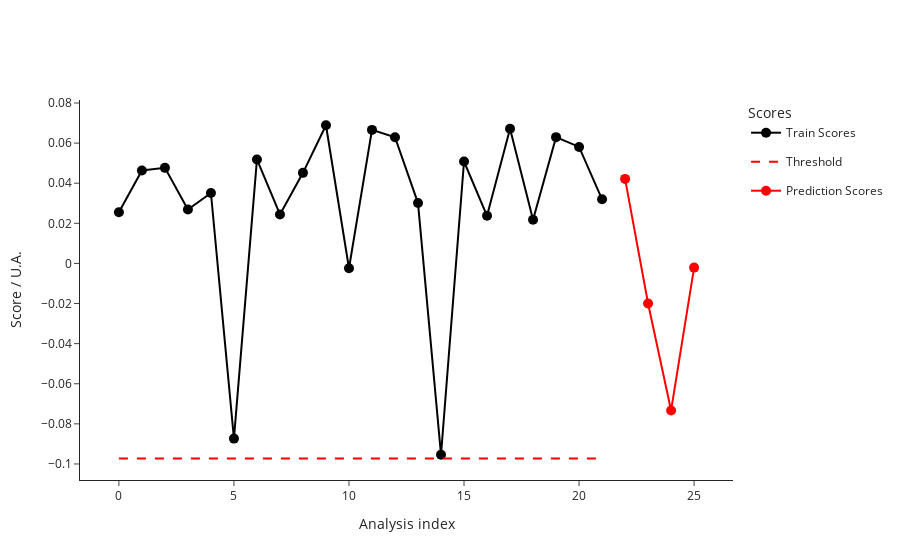

The notebook cell saved with this chart:
### Code cell
test_2_data = pd.read_csv("test_2_features.csv")
test_2_metadata = pd.read_csv("test_2_metadata.csv")
ana.predict(test_2_data, test_2_metadata)
outliers_test_2 = ana.test_prediction_outliers()
print(outliers_test_2)
ana.plot_scores()

### Figure 1 — Plotly figure (JSON) as saved in the notebook; plotly's stock layout.template omitted (floating-point values rounded to 4 significant figures)
{"data": [{"hovertemplate": ["<b>index: </b>17<br><b>name: </b>210812_Pac--005<br><b>path: </b>D:/ExtractedSignals\\210812_Pac 2021-08-12 10-30-07\\210812_Pac--005.D<br><b>batch: </b>210812_Pac 2021-08-12 10-30-07<br><b>batch_position: </b>5<br><b>idle_time: </b>279.0<br><b>sample: </b>NaCl 0,9%<br><b>method: </b>SAA_411_Pac.M<br><b>timestamp: </b>2021-08-12 10:50:23<br><b>detector: </b>G1315C<br><b>pump: </b>G7110B<br><b>start_time: </b>2021-08-12 10:50:57<br><b>end_time: </b>2021-08-12 10:54:57<br><b>runtime: </b>239.7000000000036", "<b>index: </b>18<br><b>name: </b>210812_Pac--006<br><b>path: </b>D:/ExtractedSignals\\210812_Pac 2021-08-12 10-30-07\\210812_Pac--006.D<br><b>batch: </b>210812_Pac 2021-08-12 10-30-07<br><b>batch_position: </b>6<br><b>idle_time: </b>279.0<br><b>sample: </b>Blank<br><b>method: </b>SAA_411_Pac.M<br><b>timestamp: </b>2021-08-12 10:55:02<br><b>detector: </b>G1315C<br><b>pump: </b>G7110B<br><b>start_time: </b>2021-08-12 10:55:36<br><b>end_time: </b>2021-08-12 10:59:36<br><b>runtime: </b>239.7000000000036", "<b>index: </b>19<br><b>name: </b>210812_Pac--007<br><b>path: </b>D:/ExtractedSignals\\210812_Pac 2021-08-12 10-30-07\\210812_Pac--007.D<br><b>batch: </b>210812_Pac 2021-08-12 10-30-07<br><b>batch_position: </b>7<br><b>idle_time: </b>279.0<br><b>sample: </b>0.025 mg/ml<br><b>method: </b>SAA_411_Pac.M<br><b>timestamp: </b>2021-08-12 10:59:41<br><b>detector: </b>G1315C<br><b>pump: </b>G7110B<br><b>start_time: </b>2021-08-12 11:00:15<br><b>end_time: </b>2021-08-12 11:04:15<br><b>runtime: </b>239.7000000000036", "<b>index: </b>20<br><b>name: </b>210812_Pac--008<br><b>path: </b>D:/ExtractedSignals\\210812_Pac 2021-08-12 10-30-07\\210812_Pac--008.D<br><b>batch: </b>210812_Pac 2021-08-12 10-30-07<br><b>batch_position: </b>8<br><b>idle_time: </b>279.0<br><b>sample: </b>Blank<br><b>method: </b>SAA_411_Pac.M<br><b>timestamp: </b>2021-08-12 11:04:20<br><b>detector: </b>G1315C<br><b>pump: </b>G7110B<br><b>start_time: </b>2021-08-12 11:04:54<br><b>end_time: </b>2021-08-12 11:08:54<br><b>runtime: </b>239.7000000000036", "<b>index: </b>21<br><b>name: </b>210812_Pac--009<br><b>path: </b>D:/ExtractedSignals\\210812_Pac 2021-08-12 10-30-07\\210812_Pac--009.D<br><b>batch: </b>210812_Pac 2021-08-12 10-30-07<br><b>batch_position: </b>9<br><b>idle_time: </b>279.0<br><b>sample: </b>210806/036 :10<br><b>method: </b>SAA_411_Pac.M<br><b>timestamp: </b>2021-08-12 11:08:59<br><b>detector: </b>G1315C<br><b>pump: </b>G7110B<br><b>start_time: </b>2021-08-12 11:09:32<br><b>end_time: </b>2021-08-12 11:13:32<br><b>runtime: </b>239.7000000000036", "<b>index: </b>22<br><b>name: </b>210812_Pac--010<br><b>path: </b>D:/ExtractedSignals\\210812_Pac 2021-08-12 10-30-07\\210812_Pac--010.D<br><b>batch: </b>210812_Pac 2021-08-12 10-30-07<br><b>batch_position: </b>10<br><b>idle_time: </b>278.0<br><b>sample: </b>210806/036 :10<br><b>method: </b>SAA_411_Pac.M<br><b>timestamp: </b>2021-08-12 11:13:37<br><b>detector: </b>G7110B<br><b>pump: </b>G7110B<br><b>start_time: </b>2021-08-12 11:14:11<br><b>end_time: </b>2021-08-12 11:18:11<br><b>runtime: </b>239.7000000000036", "<b>index: </b>23<br><b>name: </b>210812_Pac--011<br><b>path: </b>D:/ExtractedSignals\\210812_Pac 2021-08-12 10-30-07\\210812_Pac--011.D<br><b>batch: </b>210812_Pac 2021-08-12 10-30-07<br><b>batch_position: </b>11<br><b>idle_time: </b>279.0<br><b>sample: </b>210806/036 :10<br><b>method: </b>SAA_411_Pac.M<br><b>timestamp: </b>2021-08-12 11:18:16<br><b>detector: </b>G7110B<br><b>pump: </b>G7110B<br><b>start_time: </b>2021-08-12 11:18:50<br><b>end_time: </b>2021-08-12 11:22:50<br><b>runtime: </b>239.7000000000036", "<b>index: </b>24<br><b>name: </b>210812_Pac--012<br><b>path: </b>D:/ExtractedSignals\\210812_Pac 2021-08-12 10-30-07\\210812_Pac--012.D<br><b>batch: </b>210812_Pac 2021-08-12 10-30-07<br><b>batch_position: </b>12<br><b>idle_time: </b>279.0<br><b>sample: </b>Blank<br><b>method: </b>SAA_411_Pac.M<br><b>timestamp: </b>2021-08-12 11:22:55<br><b>detector: </b>G1315C<br><b>pump: </b>G7110B<br><b>start_time: </b>2021-08-12 11:23:29<br><b>end_time: </b>2021-08-12 11:27:29<br><b>runtime: </b>239.7000000000036", "<b>index: </b>25<br><b>name: </b>210812_Pac--013<br><b>path: </b>D:/ExtractedSignals\\210812_Pac 2021-08-12 10-30-07\\210812_Pac--013.D<br><b>batch: </b>210812_Pac 2021-08-12 10-30-07<br><b>batch_position: </b>13<br><b>idle_time: </b>279.0<br><b>sample: </b>0.025 mg/ml<br><b>method: </b>SAA_411_Pac.M<br><b>timestamp: </b>2021-08-12 11:27:34<br><b>detector: </b>G1315C<br><b>pump: </b>G7110B<br><b>start_time: </b>2021-08-12 11:28:08<br><b>end_time: </b>2021-08-12 11:32:08<br><b>runtime: </b>239.7000000000036", "<b>index: </b>26<br><b>name: </b>210812_Pac--014<br><b>path: </b>D:/ExtractedSignals\\210812_Pac 2021-08-12 10-30-07\\210812_Pac--014.D<br><b>batch: </b>210812_Pac 2021-08-12 10-30-07<br><b>batch_position: </b>14<br><b>idle_time: </b>279.0<br><b>sample: </b>Blank<br><b>method: </b>SAA_411_Pac.M<br><b>timestamp: </b>2021-08-12 11:32:13<br><b>detector: </b>G7110B<br><b>pump: </b>G7110B<br><b>start_time: </b>2021-08-12 11:32:46<br><b>end_time: </b>2021-08-12 11:36:47<br><b>runtime: </b>239.7000000000036", "<b>index: </b>85<br><b>name: </b>210813_Pac--003<br><b>path: </b>D:/ExtractedSignals\\210813_Pac 2021-08-13 10-37-27\\210813_Pac--003.D<br><b>batch: </b>210813_Pac 2021-08-13 10-37-27<br><b>batch_position: </b>3<br><b>idle_time: </b>278.0<br><b>sample: </b>Blank<br><b>method: </b>SAA_411_Pac.M<br><b>timestamp: </b>2021-08-13 10:48:34<br><b>detector: </b>G1315C<br><b>pump: </b>G7116B<br><b>start_time: </b>2021-08-13 10:49:08<br><b>end_time: </b>2021-08-13 10:53:08<br><b>runtime: </b>239.7000000000036", "<b>index: </b>86<br><b>name: </b>210813_Pac--004<br><b>path: </b>D:/ExtractedSignals\\210813_Pac 2021-08-13 10-37-27\\210813_Pac--004.D<br><b>batch: </b>210813_Pac 2021-08-13 10-37-27<br><b>batch_position: </b>4<br><b>idle_time: </b>279.0<br><b>sample: </b>Blank<br><b>method: </b>SAA_411_Pac.M<br><b>timestamp: </b>2021-08-13 10:53:13<br><b>detector: </b>G1315C<br><b>pump: </b>G7110B<br><b>start_time: </b>2021-08-13 10:53:47<br><b>end_time: </b>2021-08-13 10:57:47<br><b>runtime: </b>239.7000000000036", "<b>index: </b>87<br><b>name: </b>210813_Pac--005<br><b>path: </b>D:/ExtractedSignals\\210813_Pac 2021-08-13 10-37-27\\210813_Pac--005.D<br><b>batch: </b>210813_Pac 2021-08-13 10-37-27<br><b>batch_position: </b>5<br><b>idle_time: </b>279.0<br><b>sample: </b>NaCl 0,9%<br><b>method: </b>SAA_411_Pac.M<br><b>timestamp: </b>2021-08-13 10:57:52<br><b>detector: </b>G7110B<br><b>pump: </b>G7110B<br><b>start_time: </b>2021-08-13 10:58:26<br><b>end_time: </b>2021-08-13 11:02:27<br><b>runtime: </b>239.7000000000036", "<b>index: </b>88<br><b>name: </b>210813_Pac--006<br><b>path: </b>D:/ExtractedSignals\\210813_Pac 2021-08-13 10-37-27\\210813_Pac--006.D<br><b>batch: </b>210813_Pac 2021-08-13 10-37-27<br><b>batch_position: </b>6<br><b>idle_time: </b>279.0<br><b>sample: </b>Blank<br><b>method: </b>SAA_411_Pac.M<br><b>timestamp: </b>2021-08-13 11:02:31<br><b>detector: </b>G1315C<br><b>pump: </b>G7110B<br><b>start_time: </b>2021-08-13 11:03:05<br><b>end_time: </b>2021-08-13 11:07:06<br><b>runtime: </b>239.7000000000036", "<b>index: </b>89<br><b>name: </b>210813_Pac--007<br><b>path: </b>D:/ExtractedSignals\\210813_Pac 2021-08-13 10-37-27\\210813_Pac--007.D<br><b>batch: </b>210813_Pac 2021-08-13 10-37-27<br><b>batch_position: </b>7<br><b>idle_time: </b>279.0<br><b>sample: </b>0.025 mg/ml<br><b>method: </b>SAA_411_Pac.M<br><b>timestamp: </b>2021-08-13 11:07:10<br><b>detector: </b>G1315C<br><b>pump: </b>G7116B<br><b>start_time: </b>2021-08-13 11:07:44<br><b>end_time: </b>2021-08-13 11:11:45<br><b>runtime: </b>239.7000000000036", "<b>index: </b>90<br><b>name: </b>210813_Pac--008<br><b>path: </b>D:/ExtractedSignals\\210813_Pac 2021-08-13 10-37-27\\210813_Pac--008.D<br><b>batch: </b>210813_Pac 2021-08-13 10-37-27<br><b>batch_position: </b>8<br><b>idle_time: </b>279.0<br><b>sample: </b>Blank<br><b>method: </b>SAA_411_Pac.M<br><b>timestamp: </b>2021-08-13 11:11:49<br><b>detector: </b>G1315C<br><b>pump: </b>G7110B<br><b>start_time: </b>2021-08-13 11:12:23<br><b>end_time: </b>2021-08-13 11:16:23<br><b>runtime: </b>239.7000000000036", "<b>index: </b>91<br><b>name: </b>210813_Pac--009<br><b>path: </b>D:/ExtractedSignals\\210813_Pac 2021-08-13 10-37-27\\210813_Pac--009.D<br><b>batch: </b>210813_Pac 2021-08-13 10-37-27<br><b>batch_position: </b>9<br><b>idle_time: </b>279.0<br><b>sample: </b>210812/004 :20<br><b>method: </b>SAA_411_Pac.M<br><b>timestamp: </b>2021-08-13 11:16:28<br><b>detector: </b>G1315C<br><b>pump: </b>G7110B<br><b>start_time: </b>2021-08-13 11:17:02<br><b>end_time: </b>2021-08-13 11:21:03<br><b>runtime: </b>239.7000000000036", "<b>index: </b>92<br><b>name: </b>210813_Pac--010<br><b>path: </b>D:/ExtractedSignals\\210813_Pac 2021-08-13 10-37-27\\210813_Pac--010.D<br><b>batch: </b>210813_Pac 2021-08-13 10-37-27<br><b>batch_position: </b>10<br><b>idle_time: </b>280.0<br><b>sample: </b>210812/004 :20<br><b>method: </b>SAA_411_Pac.M<br><b>timestamp: </b>2021-08-13 11:21:08<br><b>detector: </b>G1315C<br><b>pump: </b>G7110B<br><b>start_time: </b>2021-08-13 11:21:41<br><b>end_time: </b>2021-08-13 11:25:42<br><b>runtime: </b>239.7000000000036", "<b>index: </b>93<br><b>name: </b>210813_Pac--011<br><b>path: </b>D:/ExtractedSignals\\210813_Pac 2021-08-13 10-37-27\\210813_Pac--011.D<br><b>batch: </b>210813_Pac 2021-08-13 10-37-27<br><b>batch_position: </b>11<br><b>idle_time: </b>278.0<br><b>sample: </b>210812/004 :20<br><b>method: </b>SAA_411_Pac.M<br><b>timestamp: </b>2021-08-13 11:25:46<br><b>detector: </b>G1315C<br><b>pump: </b>G7110B<br><b>start_time: </b>2021-08-13 11:26:21<br><b>end_time: </b>2021-08-13 11:30:21<br><b>runtime: </b>239.7000000000036", "<b>index: </b>94<br><b>name: </b>210813_Pac--012<br><b>path: </b>D:/ExtractedSignals\\210813_Pac 2021-08-13 10-37-27\\210813_Pac--012.D<br><b>batch: </b>210813_Pac 2021-08-13 10-37-27<br><b>batch_position: </b>12<br><b>idle_time: </b>280.0<br><b>sample: </b>Blank<br><b>method: </b>SAA_411_Pac.M<br><b>timestamp: </b>2021-08-13 11:30:26<br><b>detector: </b>G1315C<br><b>pump: </b>G7110B<br><b>start_time: </b>2021-08-13 11:30:59<br><b>end_time: </b>2021-08-13 11:34:59<br><b>runtime: </b>239.7000000000036", "<b>index: </b>95<br><b>name: </b>210813_Pac--013<br><b>path: </b>D:/ExtractedSignals\\210813_Pac 2021-08-13 10-37-27\\210813_Pac--013.D<br><b>batch: </b>210813_Pac 2021-08-13 10-37-27<br><b>batch_position: </b>13<br><b>idle_time: </b>278.0<br><b>sample: </b>0.025 mg/ml<br><b>method: </b>SAA_411_Pac.M<br><b>timestamp: </b>2021-08-13 11:35:04<br><b>detector: </b>G1315C<br><b>pump: </b>G7110B<br><b>start_time: </b>2021-08-13 11:35:38<br><b>end_time: </b>2021-08-13 11:39:38<br><b>runtime: </b>239.7000000000036", "<b>index: </b>96<br><b>name: </b>210813_Pac--014<br><b>path: </b>D:/ExtractedSignals\\210813_Pac 2021-08-13 10-37-27\\210813_Pac--014.D<br><b>batch: </b>210813_Pac 2021-08-13 10-37-27<br><b>batch_position: </b>14<br><b>idle_time: </b>279.0<br><b>sample: </b>Blank<br><b>method: </b>SAA_411_Pac.M<br><b>timestamp: </b>2021-08-13 11:39:43<br><b>detector: </b>G1315C<br><b>pump: </b>G7110B<br><b>start_time: </b>2021-08-13 11:40:16<br><b>end_time: </b>2021-08-13 11:44:17<br><b>runtime: </b>239.7000000000036"], "legendgroup": "Train", "line": {"color": "black"}, "marker": {"color": "black", "size": 10}, "mode": "lines+markers", "name": "Train Scores", "text": ["<b>index: </b>17<br><b>name: </b>210812_Pac--005<br><b>path: </b>D:/ExtractedSignals\\210812_Pac 2021-08-12 10-30-07\\210812_Pac--005.D<br><b>batch: </b>210812_Pac 2021-08-12 10-30-07<br><b>batch_position: </b>5<br><b>idle_time: </b>279.0<br><b>sample: </b>NaCl 0,9%<br><b>method: </b>SAA_411_Pac.M<br><b>timestamp: </b>2021-08-12 10:50:23<br><b>detector: </b>G1315C<br><b>pump: </b>G7110B<br><b>start_time: </b>2021-08-12 10:50:57<br><b>end_time: </b>2021-08-12 10:54:57<br><b>runtime: </b>239.7000000000036", "<b>index: </b>18<br><b>name: </b>210812_Pac--006<br><b>path: </b>D:/ExtractedSignals\\210812_Pac 2021-08-12 10-30-07\\210812_Pac--006.D<br><b>batch: </b>210812_Pac 2021-08-12 10-30-07<br><b>batch_position: </b>6<br><b>idle_time: </b>279.0<br><b>sample: </b>Blank<br><b>method: </b>SAA_411_Pac.M<br><b>timestamp: </b>2021-08-12 10:55:02<br><b>detector: </b>G1315C<br><b>pump: </b>G7110B<br><b>start_time: </b>2021-08-12 10:55:36<br><b>end_time: </b>2021-08-12 10:59:36<br><b>runtime: </b>239.7000000000036", "<b>index: </b>19<br><b>name: </b>210812_Pac--007<br><b>path: </b>D:/ExtractedSignals\\210812_Pac 2021-08-12 10-30-07\\210812_Pac--007.D<br><b>batch: </b>210812_Pac 2021-08-12 10-30-07<br><b>batch_position: </b>7<br><b>idle_time: </b>279.0<br><b>sample: </b>0.025 mg/ml<br><b>method: </b>SAA_411_Pac.M<br><b>timestamp: </b>2021-08-12 10:59:41<br><b>detector: </b>G1315C<br><b>pump: </b>G7110B<br><b>start_time: </b>2021-08-12 11:00:15<br><b>end_time: </b>2021-08-12 11:04:15<br><b>runtime: </b>239.7000000000036", "<b>index: </b>20<br><b>name: </b>210812_Pac--008<br><b>path: </b>D:/ExtractedSignals\\210812_Pac 2021-08-12 10-30-07\\210812_Pac--008.D<br><b>batch: </b>210812_Pac 2021-08-12 10-30-07<br><b>batch_position: </b>8<br><b>idle_time: </b>279.0<br><b>sample: </b>Blank<br><b>method: </b>SAA_411_Pac.M<br><b>timestamp: </b>2021-08-12 11:04:20<br><b>detector: </b>G1315C<br><b>pump: </b>G7110B<br><b>start_time: </b>2021-08-12 11:04:54<br><b>end_time: </b>2021-08-12 11:08:54<br><b>runtime: </b>239.7000000000036", "<b>index: </b>21<br><b>name: </b>210812_Pac--009<br><b>path: </b>D:/ExtractedSignals\\210812_Pac 2021-08-12 10-30-07\\210812_Pac--009.D<br><b>batch: </b>210812_Pac 2021-08-12 10-30-07<br><b>batch_position: </b>9<br><b>idle_time: </b>279.0<br><b>sample: </b>210806/036 :10<br><b>method: </b>SAA_411_Pac.M<br><b>timestamp: </b>2021-08-12 11:08:59<br><b>detector: </b>G1315C<br><b>pump: </b>G7110B<br><b>start_time: </b>2021-08-12 11:09:32<br><b>end_time: </b>2021-08-12 11:13:32<br><b>runtime: </b>239.7000000000036", "<b>index: </b>22<br><b>name: </b>210812_Pac--010<br><b>path: </b>D:/ExtractedSignals\\210812_Pac 2021-08-12 10-30-07\\210812_Pac--010.D<br><b>batch: </b>210812_Pac 2021-08-12 10-30-07<br><b>batch_position: </b>10<br><b>idle_time: </b>278.0<br><b>sample: </b>210806/036 :10<br><b>method: </b>SAA_411_Pac.M<br><b>timestamp: </b>2021-08-12 11:13:37<br><b>detector: </b>G7110B<br><b>pump: </b>G7110B<br><b>start_time: </b>2021-08-12 11:14:11<br><b>end_time: </b>2021-08-12 11:18:11<br><b>runtime: </b>239.7000000000036", "<b>index: </b>23<br><b>name: </b>210812_Pac--011<br><b>path: </b>D:/ExtractedSignals\\210812_Pac 2021-08-12 10-30-07\\210812_Pac--011.D<br><b>batch: </b>210812_Pac 2021-08-12 10-30-07<br><b>batch_position: </b>11<br><b>idle_time: </b>279.0<br><b>sample: </b>210806/036 :10<br><b>method: </b>SAA_411_Pac.M<br><b>timestamp: </b>2021-08-12 11:18:16<br><b>detector: </b>G7110B<br><b>pump: </b>G7110B<br><b>start_time: </b>2021-08-12 11:18:50<br><b>end_time: </b>2021-08-12 11:22:50<br><b>runtime: </b>239.7000000000036", "<b>index: </b>24<br><b>name: </b>210812_Pac--012<br><b>path: </b>D:/ExtractedSignals\\210812_Pac 2021-08-12 10-30-07\\210812_Pac--012.D<br><b>batch: </b>210812_Pac 2021-08-12 10-30-07<br><b>batch_position: </b>12<br><b>idle_time: </b>279.0<br><b>sample: </b>Blank<br><b>method: </b>SAA_411_Pac.M<br><b>timestamp: </b>2021-08-12 11:22:55<br><b>detector: </b>G1315C<br><b>pump: </b>G7110B<br><b>start_time: </b>2021-08-12 11:23:29<br><b>end_time: </b>2021-08-12 11:27:29<br><b>runtime: </b>239.7000000000036", "<b>index: </b>25<br><b>name: </b>210812_Pac--013<br><b>path: </b>D:/ExtractedSignals\\210812_Pac 2021-08-12 10-30-07\\210812_Pac--013.D<br><b>batch: </b>210812_Pac 2021-08-12 10-30-07<br><b>batch_position: </b>13<br><b>idle_time: </b>279.0<br><b>sample: </b>0.025 mg/ml<br><b>method: </b>SAA_411_Pac.M<br><b>timestamp: </b>2021-08-12 11:27:34<br><b>detector: </b>G1315C<br><b>pump: </b>G7110B<br><b>start_time: </b>2021-08-12 11:28:08<br><b>end_time: </b>2021-08-12 11:32:08<br><b>runtime: </b>239.7000000000036", "<b>index: </b>26<br><b>name: </b>210812_Pac--014<br><b>path: </b>D:/ExtractedSignals\\210812_Pac 2021-08-12 10-30-07\\210812_Pac--014.D<br><b>batch: </b>210812_Pac 2021-08-12 10-30-07<br><b>batch_position: </b>14<br><b>idle_time: </b>279.0<br><b>sample: </b>Blank<br><b>method: </b>SAA_411_Pac.M<br><b>timestamp: </b>2021-08-12 11:32:13<br><b>detector: </b>G7110B<br><b>pump: </b>G7110B<br><b>start_time: </b>2021-08-12 11:32:46<br><b>end_time: </b>2021-08-12 11:36:47<br><b>runtime: </b>239.7000000000036", "<b>index: </b>85<br><b>name: </b>210813_Pac--003<br><b>path: </b>D:/ExtractedSignals\\210813_Pac 2021-08-13 10-37-27\\210813_Pac--003.D<br><b>batch: </b>210813_Pac 2021-08-13 10-37-27<br><b>batch_position: </b>3<br><b>idle_time: </b>278.0<br><b>sample: </b>Blank<br><b>method: </b>SAA_411_Pac.M<br><b>timestamp: </b>2021-08-13 10:48:34<br><b>detector: </b>G1315C<br><b>pump: </b>G7116B<br><b>start_time: </b>2021-08-13 10:49:08<br><b>end_time: </b>2021-08-13 10:53:08<br><b>runtime: </b>239.7000000000036", "<b>index: </b>86<br><b>name: </b>210813_Pac--004<br><b>path: </b>D:/ExtractedSignals\\210813_Pac 2021-08-13 10-37-27\\210813_Pac--004.D<br><b>batch: </b>210813_Pac 2021-08-13 10-37-27<br><b>batch_position: </b>4<br><b>idle_time: </b>279.0<br><b>sample: </b>Blank<br><b>method: </b>SAA_411_Pac.M<br><b>timestamp: </b>2021-08-13 10:53:13<br><b>detector: </b>G1315C<br><b>pump: </b>G7110B<br><b>start_time: </b>2021-08-13 10:53:47<br><b>end_time: </b>2021-08-13 10:57:47<br><b>runtime: </b>239.7000000000036", "<b>index: </b>87<br><b>name: </b>210813_Pac--005<br><b>path: </b>D:/ExtractedSignals\\210813_Pac 2021-08-13 10-37-27\\210813_Pac--005.D<br><b>batch: </b>210813_Pac 2021-08-13 10-37-27<br><b>batch_position: </b>5<br><b>idle_time: </b>279.0<br><b>sample: </b>NaCl 0,9%<br><b>method: </b>SAA_411_Pac.M<br><b>timestamp: </b>2021-08-13 10:57:52<br><b>detector: </b>G7110B<br><b>pump: </b>G7110B<br><b>start_time: </b>2021-08-13 10:58:26<br><b>end_time: </b>2021-08-13 11:02:27<br><b>runtime: </b>239.7000000000036", "<b>index: </b>88<br><b>name: </b>210813_Pac--006<br><b>path: </b>D:/ExtractedSignals\\210813_Pac 2021-08-13 10-37-27\\210813_Pac--006.D<br><b>batch: </b>210813_Pac 2021-08-13 10-37-27<br><b>batch_position: </b>6<br><b>idle_time: </b>279.0<br><b>sample: </b>Blank<br><b>method: </b>SAA_411_Pac.M<br><b>timestamp: </b>2021-08-13 11:02:31<br><b>detector: </b>G1315C<br><b>pump: </b>G7110B<br><b>start_time: </b>2021-08-13 11:03:05<br><b>end_time: </b>2021-08-13 11:07:06<br><b>runtime: </b>239.7000000000036", "<b>index: </b>89<br><b>name: </b>210813_Pac--007<br><b>path: </b>D:/ExtractedSignals\\210813_Pac 2021-08-13 10-37-27\\210813_Pac--007.D<br><b>batch: </b>210813_Pac 2021-08-13 10-37-27<br><b>batch_position: </b>7<br><b>idle_time: </b>279.0<br><b>sample: </b>0.025 mg/ml<br><b>method: </b>SAA_411_Pac.M<br><b>timestamp: </b>2021-08-13 11:07:10<br><b>detector: </b>G1315C<br><b>pump: </b>G7116B<br><b>start_time: </b>2021-08-13 11:07:44<br><b>end_time: </b>2021-08-13 11:11:45<br><b>runtime: </b>239.7000000000036", "<b>index: </b>90<br><b>name: </b>210813_Pac--008<br><b>path: </b>D:/ExtractedSignals\\210813_Pac 2021-08-13 10-37-27\\210813_Pac--008.D<br><b>batch: </b>210813_Pac 2021-08-13 10-37-27<br><b>batch_position: </b>8<br><b>idle_time: </b>279.0<br><b>sample: </b>Blank<br><b>method: </b>SAA_411_Pac.M<br><b>timestamp: </b>2021-08-13 11:11:49<br><b>detector: </b>G1315C<br><b>pump: </b>G7110B<br><b>start_time: </b>2021-08-13 11:12:23<br><b>end_time: </b>2021-08-13 11:16:23<br><b>runtime: </b>239.7000000000036", "<b>index: </b>91<br><b>name: </b>210813_Pac--009<br><b>path: </b>D:/ExtractedSignals\\210813_Pac 2021-08-13 10-37-27\\210813_Pac--009.D<br><b>batch: </b>210813_Pac 2021-08-13 10-37-27<br><b>batch_position: </b>9<br><b>idle_time: </b>279.0<br><b>sample: </b>210812/004 :20<br><b>method: </b>SAA_411_Pac.M<br><b>timestamp: </b>2021-08-13 11:16:28<br><b>detector: </b>G1315C<br><b>pump: </b>G7110B<br><b>start_time: </b>2021-08-13 11:17:02<br><b>end_time: </b>2021-08-13 11:21:03<br><b>runtime: </b>239.7000000000036", "<b>index: </b>92<br><b>name: </b>210813_Pac--010<br><b>path: </b>D:/ExtractedSignals\\210813_Pac 2021-08-13 10-37-27\\210813_Pac--010.D<br><b>batch: </b>210813_Pac 2021-08-13 10-37-27<br><b>batch_position: </b>10<br><b>idle_time: </b>280.0<br><b>sample: </b>210812/004 :20<br><b>method: </b>SAA_411_Pac.M<br><b>timestamp: </b>2021-08-13 11:21:08<br><b>detector: </b>G1315C<br><b>pump: </b>G7110B<br><b>start_time: </b>2021-08-13 11:21:41<br><b>end_time: </b>2021-08-13 11:25:42<br><b>runtime: </b>239.7000000000036", "<b>index: </b>93<br><b>name: </b>210813_Pac--011<br><b>path: </b>D:/ExtractedSignals\\210813_Pac 2021-08-13 10-37-27\\210813_Pac--011.D<br><b>batch: </b>210813_Pac 2021-08-13 10-37-27<br><b>batch_position: </b>11<br><b>idle_time: </b>278.0<br><b>sample: </b>210812/004 :20<br><b>method: </b>SAA_411_Pac.M<br><b>timestamp: </b>2021-08-13 11:25:46<br><b>detector: </b>G1315C<br><b>pump: </b>G7110B<br><b>start_time: </b>2021-08-13 11:26:21<br><b>end_time: </b>2021-08-13 11:30:21<br><b>runtime: </b>239.7000000000036", "<b>index: </b>94<br><b>name: </b>210813_Pac--012<br><b>path: </b>D:/ExtractedSignals\\210813_Pac 2021-08-13 10-37-27\\210813_Pac--012.D<br><b>batch: </b>210813_Pac 2021-08-13 10-37-27<br><b>batch_position: </b>12<br><b>idle_time: </b>280.0<br><b>sample: </b>Blank<br><b>method: </b>SAA_411_Pac.M<br><b>timestamp: </b>2021-08-13 11:30:26<br><b>detector: </b>G1315C<br><b>pump: </b>G7110B<br><b>start_time: </b>2021-08-13 11:30:59<br><b>end_time: </b>2021-08-13 11:34:59<br><b>runtime: </b>239.7000000000036", "<b>index: </b>95<br><b>name: </b>210813_Pac--013<br><b>path: </b>D:/ExtractedSignals\\210813_Pac 2021-08-13 10-37-27\\210813_Pac--013.D<br><b>batch: </b>210813_Pac 2021-08-13 10-37-27<br><b>batch_position: </b>13<br><b>idle_time: </b>278.0<br><b>sample: </b>0.025 mg/ml<br><b>method: </b>SAA_411_Pac.M<br><b>timestamp: </b>2021-08-13 11:35:04<br><b>detector: </b>G1315C<br><b>pump: </b>G7110B<br><b>start_time: </b>2021-08-13 11:35:38<br><b>end_time: </b>2021-08-13 11:39:38<br><b>runtime: </b>239.7000000000036", "<b>index: </b>96<br><b>name: </b>210813_Pac--014<br><b>path: </b>D:/ExtractedSignals\\210813_Pac 2021-08-13 10-37-27\\210813_Pac--014.D<br><b>batch: </b>210813_Pac 2021-08-13 10-37-27<br><b>batch_position: </b>14<br><b>idle_time: </b>279.0<br><b>sample: </b>Blank<br><b>method: </b>SAA_411_Pac.M<br><b>timestamp: </b>2021-08-13 11:39:43<br><b>detector: </b>G1315C<br><b>pump: </b>G7110B<br><b>start_time: </b>2021-08-13 11:40:16<br><b>end_time: </b>2021-08-13 11:44:17<br><b>runtime: </b>239.7000000000036"], "type": "scatter", "x": [0, 1, 2, 3, 4, 5, 6, 7, 8, 9, 10, 11, 12, 13, 14, 15, 16, 17, 18, 19, 20, 21], "y": [0.02548, 0.04633, 0.04765, 0.02692, 0.03514, -0.08736, 0.05186, 0.02442, 0.04517, 0.06891, -0.002421, 0.06658, 0.06296, 0.0301, -0.09541, 0.05083, 0.02376, 0.06717, 0.02179, 0.06297, 0.05809, 0.03198]}, {"legendgroup": "Threshold", "line": {"color": "red", "dash": "dash"}, "mode": "lines", "name": "Threshold", "type": "scatter", "x": [0, 21], "y": [-0.09725, -0.09725]}, {"hovertemplate": ["<b>index: </b>309<br><b>name: </b>210910_Pac--011<br><b>path: </b>D:/ExtractedSignals\\210910_Pac 2021-09-10 14-25-54\\210910_Pac--011.D<br><b>batch: </b>210910_Pac 2021-09-10 14-25-54<br><b>batch_position: </b>11<br><b>idle_time: </b>278.0<br><b>sample: </b>210903/021 :10<br><b>method: </b>SAA_411_Pac.M<br><b>timestamp: </b>2021-09-10 15:13:50<br><b>detector: </b>G1315C<br><b>pump: </b>G7110B<br><b>start_time: </b>2021-09-10 15:14:22<br><b>end_time: </b>2021-09-10 15:18:23<br><b>runtime: </b>239.7000000000036", "<b>index: </b>310<br><b>name: </b>210910_Pac--012<br><b>path: </b>D:/ExtractedSignals\\210910_Pac 2021-09-10 14-25-54\\210910_Pac--012.D<br><b>batch: </b>210910_Pac 2021-09-10 14-25-54<br><b>batch_position: </b>12<br><b>idle_time: </b>278.0<br><b>sample: </b>Blank<br><b>method: </b>SAA_411_Pac.M<br><b>timestamp: </b>2021-09-10 15:18:28<br><b>detector: </b>G1315C<br><b>pump: </b>G7110B<br><b>start_time: </b>2021-09-10 15:19:00<br><b>end_time: </b>2021-09-10 15:23:01<br><b>runtime: </b>239.7000000000036", "<b>index: </b>311<br><b>name: </b>210910_Pac--013<br><b>path: </b>D:/ExtractedSignals\\210910_Pac 2021-09-10 14-25-54\\210910_Pac--013.D<br><b>batch: </b>210910_Pac 2021-09-10 14-25-54<br><b>batch_position: </b>13<br><b>idle_time: </b>278.0<br><b>sample: </b>0.025 mg/ml<br><b>method: </b>SAA_411_Pac.M<br><b>timestamp: </b>2021-09-10 15:23:06<br><b>detector: </b>G1315C<br><b>pump: </b>G7110B<br><b>start_time: </b>2021-09-10 15:23:38<br><b>end_time: </b>2021-09-10 15:27:39<br><b>runtime: </b>239.7000000000036", "<b>index: </b>312<br><b>name: </b>210910_Pac--014<br><b>path: </b>D:/ExtractedSignals\\210910_Pac 2021-09-10 14-25-54\\210910_Pac--014.D<br><b>batch: </b>210910_Pac 2021-09-10 14-25-54<br><b>batch_position: </b>14<br><b>idle_time: </b>278.0<br><b>sample: </b>Blank<br><b>method: </b>SAA_411_Pac.M<br><b>timestamp: </b>2021-09-10 15:27:44<br><b>detector: </b>G1315C<br><b>pump: </b>G7110B<br><b>start_time: </b>2021-09-10 15:28:17<br><b>end_time: </b>2021-09-10 15:32:17<br><b>runtime: </b>239.7000000000036"], "legendgroup": "Prediction", "line": {"color": "red"}, "marker": {"color": "red", "size": 10}, "mode": "lines+markers", "name": "Prediction Scores", "text": ["<b>index: </b>309<br><b>name: </b>210910_Pac--011<br><b>path: </b>D:/ExtractedSignals\\210910_Pac 2021-09-10 14-25-54\\210910_Pac--011.D<br><b>batch: </b>210910_Pac 2021-09-10 14-25-54<br><b>batch_position: </b>11<br><b>idle_time: </b>278.0<br><b>sample: </b>210903/021 :10<br><b>method: </b>SAA_411_Pac.M<br><b>timestamp: </b>2021-09-10 15:13:50<br><b>detector: </b>G1315C<br><b>pump: </b>G7110B<br><b>start_time: </b>2021-09-10 15:14:22<br><b>end_time: </b>2021-09-10 15:18:23<br><b>runtime: </b>239.7000000000036", "<b>index: </b>310<br><b>name: </b>210910_Pac--012<br><b>path: </b>D:/ExtractedSignals\\210910_Pac 2021-09-10 14-25-54\\210910_Pac--012.D<br><b>batch: </b>210910_Pac 2021-09-10 14-25-54<br><b>batch_position: </b>12<br><b>idle_time: </b>278.0<br><b>sample: </b>Blank<br><b>method: </b>SAA_411_Pac.M<br><b>timestamp: </b>2021-09-10 15:18:28<br><b>detector: </b>G1315C<br><b>pump: </b>G7110B<br><b>start_time: </b>2021-09-10 15:19:00<br><b>end_time: </b>2021-09-10 15:23:01<br><b>runtime: </b>239.7000000000036", "<b>index: </b>311<br><b>name: </b>210910_Pac--013<br><b>path: </b>D:/ExtractedSignals\\210910_Pac 2021-09-10 14-25-54\\210910_Pac--013.D<br><b>batch: </b>210910_Pac 2021-09-10 14-25-54<br><b>batch_position: </b>13<br><b>idle_time: </b>278.0<br><b>sample: </b>0.025 mg/ml<br><b>method: </b>SAA_411_Pac.M<br><b>timestamp: </b>2021-09-10 15:23:06<br><b>detector: </b>G1315C<br><b>pump: </b>G7110B<br><b>start_time: </b>2021-09-10 15:23:38<br><b>end_time: </b>2021-09-10 15:27:39<br><b>runtime: </b>239.7000000000036", "<b>index: </b>312<br><b>name: </b>210910_Pac--014<br><b>path: </b>D:/ExtractedSignals\\210910_Pac 2021-09-10 14-25-54\\210910_Pac--014.D<br><b>batch: </b>210910_Pac 2021-09-10 14-25-54<br><b>batch_position: </b>14<br><b>idle_time: </b>278.0<br><b>sample: </b>Blank<br><b>method: </b>SAA_411_Pac.M<br><b>timestamp: </b>2021-09-10 15:27:44<br><b>detector: </b>G1315C<br><b>pump: </b>G7110B<br><b>start_time: </b>2021-09-10 15:28:17<br><b>end_time: </b>2021-09-10 15:32:17<br><b>runtime: </b>239.7000000000036"], "type": "scatter", "x": [22, 23, 24, 25], "y": [0.04217, -0.02, -0.07332, -0.002089]}], "layout": {"legend": {"title": {"text": "Scores"}}, "xaxis": {"title": {"text": "Analysis index"}}, "yaxis": {"title": {"text": "Score / U.A."}}}}
